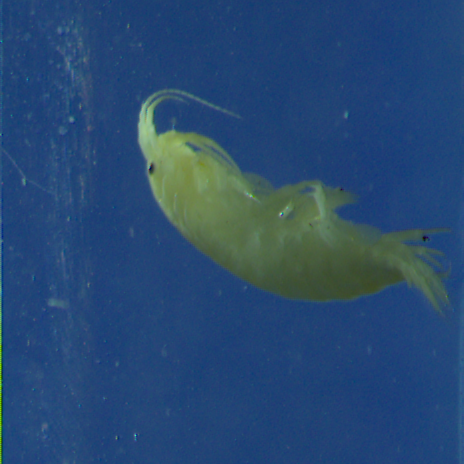
#> input picture src/week4/pillow_practice/shrimp1.png, 464 x 464 px
$ python enhance.py
#> lines starting #> are read from the running program, lines starting #| are printed output that depends on the picture
from PIL import Image, ImageEnhance

image = Image.open('shrimp1.png')
#> image is the input picture: PIL image 464x464 RGB; mean R, G, B 40, 73.8, 113.2

sharp = ImageEnhance.Sharpness(image).enhance(2.0)
bright = ImageEnhance.Brightness(image).enhance(1.5)
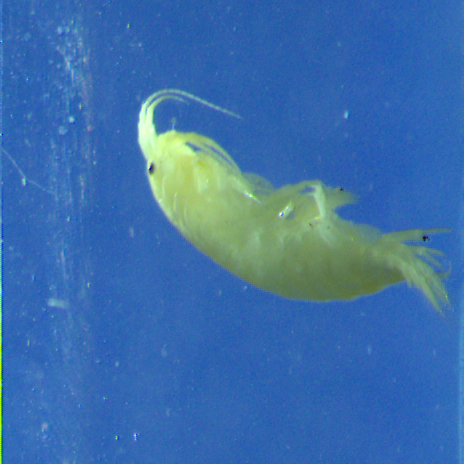
#> bright: PIL image 464x464 RGB; mean R, G, B 59.7, 110.4, 169.5

sharp.show()
bright.show()

$ run again, with src/week4/pillow_practice/shrimp2.png copied over src/week4/pillow_practice/shrimp1.png
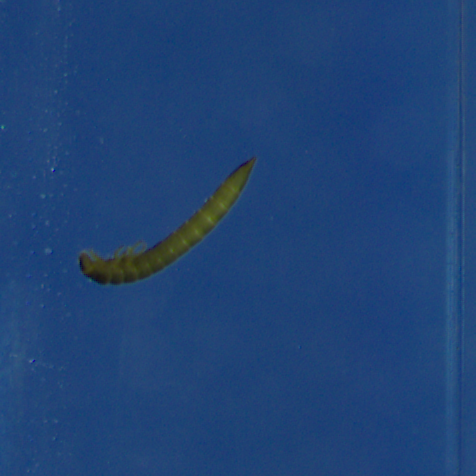
#> input picture src/week4/pillow_practice/shrimp2.png, 476 x 476 px
#> image is the input picture: PIL image 476x476 RGB; mean R, G, B 32, 67, 116.7
#> `bright = ImageEnhance.Brightness(image).enhance(1.5)`:
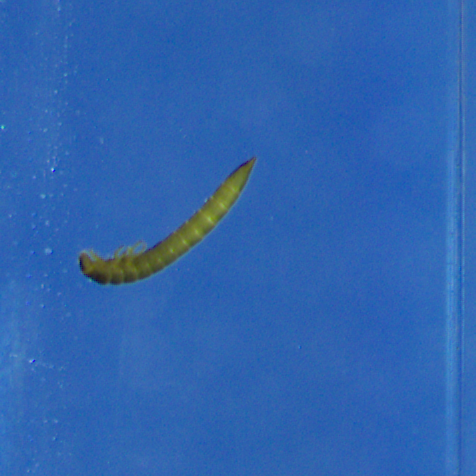
#> bright: PIL image 476x476 RGB; mean R, G, B 47.7, 100.2, 174.8
